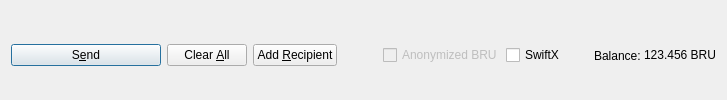
         <widget class="QFrame" name="frame_Send">
          <layout class="QHBoxLayout" name="horizontalLayout">
           <property name="bottomMargin">
            <number>0</number>
           </property>
           <item>
            <widget class="QPushButton" name="sendButton">
             <property name="minimumSize">
              <size>
               <width>150</width>
               <height>0</height>
              </size>
             </property>
             <property name="toolTip">
              <string>Confirm the send action</string>
             </property>
             <property name="text">
              <string>S&amp;end</string>
             </property>
             <property name="icon">
              <iconset resource="../brewhaust.qrc">
               <normaloff>:/icons/send</normaloff>:/icons/send</iconset>
             </property>
             <property name="autoDefault">
              <bool>false</bool>
             </property>
             <property name="default">
              <bool>true</bool>
             </property>
            </widget>
           </item>
           <item>
            <widget class="QPushButton" name="clearButton">
             <property name="sizePolicy">
              <sizepolicy hsizetype="Minimum" vsizetype="Fixed">
               <horstretch>0</horstretch>
               <verstretch>0</verstretch>
              </sizepolicy>
             </property>
             <property name="toolTip">
              <string>Clear all fields of the form.</string>
             </property>
             <property name="text">
              <string>Clear &amp;All</string>
             </property>
             <property name="icon">
              <iconset resource="../brewhaust.qrc">
               <normaloff>:/icons/remove</normaloff>:/icons/remove</iconset>
             </property>
             <property name="autoDefault">
              <bool>false</bool>
             </property>
            </widget>
           </item>
           <item>
            <widget class="QPushButton" name="addButton">
             <property name="toolTip">
              <string>Send to multiple recipients at once</string>
             </property>
             <property name="text">
              <string>Add &amp;Recipient</string>
             </property>
             <property name="icon">
              <iconset resource="../brewhaust.qrc">
               <normaloff>:/icons/add</normaloff>:/icons/add</iconset>
             </property>
             <property name="autoDefault">
              <bool>false</bool>
             </property>
            </widget>
           </item>
           <item>
            <spacer name="horizontalSpacer">
             <property name="orientation">
              <enum>Qt::Horizontal</enum>
             </property>
             <property name="sizeHint" stdset="0">
              <size>
               <width>40</width>
               <height>20</height>
              </size>
             </property>
            </spacer>
           </item>
           <item>
            <layout class="QHBoxLayout" name="horizontalLayout_2">
             <property name="spacing">
              <number>3</number>
             </property>
             <item>
              <widget class="QCheckBox" name="checkzDLT">
               <property name="enabled">
                <bool>false</bool>
               </property>
               <property name="text">
                <string>Anonymized BRU</string>
               </property>
              </widget>
             </item>
             <item>
              <widget class="QCheckBox" name="checkSwiftTX">
               <property name="enabled">
                <bool>true</bool>
               </property>
               <property name="minimumSize">
                <size>
                 <width>85</width>
                 <height>0</height>
                </size>
               </property>
               <property name="text">
                <string>SwiftX</string>
               </property>
              </widget>
             </item>
             <item>
              <widget class="QLabel" name="label">
               <property name="text">
                <string>Balance:</string>
               </property>
              </widget>
             </item>
             <item>
              <widget class="QLabel" name="labelBalance">
               <property name="sizePolicy">
                <sizepolicy hsizetype="Preferred" vsizetype="Fixed">
                 <horstretch>0</horstretch>
                 <verstretch>0</verstretch>
                </sizepolicy>
               </property>
               <property name="cursor">
                <cursorShape>IBeamCursor</cursorShape>
               </property>
               <property name="text">
                <string notr="true">123.456 BRU</string>
               </property>
               <property name="textInteractionFlags">
                <set>Qt::LinksAccessibleByMouse|Qt::TextSelectableByKeyboard|Qt::TextSelectableByMouse</set>
               </property>
              </widget>
             </item>
            </layout>
           </item>
          </layout>
         </widget>
